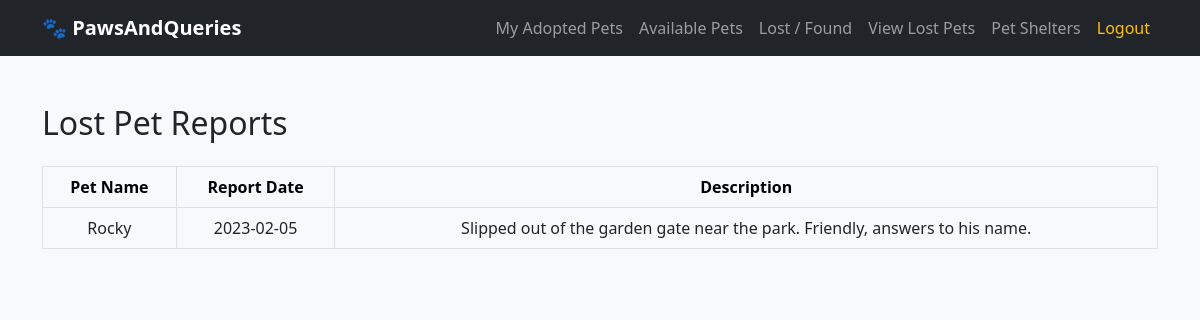
The app's page /lostpets.php (signed in) with its own data.
### tables this page shows
CREATE TABLE `reports` (
    `User_id`   INT NOT NULL,
    `Report_id` INT NOT NULL,
    `Pet_id`    INT NOT NULL,
    PRIMARY KEY (`User_id`, `Report_id`, `Pet_id`),
    KEY `idx_reports_report` (`Report_id`),
    KEY `idx_reports_pet` (`Pet_id`),
    CONSTRAINT `fk_reports_user`   FOREIGN KEY (`User_id`)   REFERENCES `user` (`User_id`),
    CONSTRAINT `fk_reports_report` FOREIGN KEY (`Report_id`) REFERENCES `lostandfound` (`Report_id`),
    CONSTRAINT `fk_reports_pet`    FOREIGN KEY (`Pet_id`)    REFERENCES `pet` (`Pet_id`)
);

CREATE TABLE `pet` (
    `Pet_id`         INT          NOT NULL AUTO_INCREMENT,
    `Name`           VARCHAR(50)  DEFAULT NULL,
    `Type`           VARCHAR(50)  DEFAULT NULL,
    `Breed`          VARCHAR(50)  DEFAULT NULL,
    `Age`            INT          DEFAULT NULL,
    `AdoptionStatus` TINYINT(1)   DEFAULT 0,
    `Image_url`      VARCHAR(255) DEFAULT NULL,
    PRIMARY KEY (`Pet_id`)
);

CREATE TABLE `lostandfound` (
    `Report_id`   INT         NOT NULL AUTO_INCREMENT,
    `Status`      VARCHAR(50) DEFAULT NULL,
    `ReportDate`  DATE        DEFAULT NULL,
    `Description` TEXT        DEFAULT NULL,
    PRIMARY KEY (`Report_id`)
);

### helpers.php (called while the page is built, shortened)
<?php
function e(?string $value): string
{
    return htmlspecialchars((string) $value, ENT_QUOTES, 'UTF-8');
}

### lostpets.php (the view, shortened to what this page needs)
<?php
require 'db.php';
require 'helpers.php';
$reports = $pdo->query("
    SELECT lf.Report_id, lf.Status, lf.ReportDate, lf.Description, r.Pet_id, p.Name
    FROM lostandfound lf
    JOIN reports r ON lf.Report_id = r.Report_id
    JOIN pet p ON r.Pet_id = p.Pet_id
    WHERE lf.Status = 'Lost'
")->fetchAll();
?>
<!DOCTYPE html>
<html lang="en">
<head>
    <link rel="stylesheet" href="https://cdn.jsdelivr.net/npm/bootstrap@5.2.3/dist/css/bootstrap.min.css">
</head>
<body class="bg-light">
<?php include 'user_header.php'; ?>
<div class="container py-5">
    <h2 class="mb-4">Lost Pet Reports</h2>
    <div class="table-responsive">
        <table class="table table-bordered table-hover align-middle text-center">
            <thead class="table-light">
                <tr>
                    <th>Pet Name</th>
                    <th>Report Date</th>
                    <th>Description</th>
                </tr>
            </thead>
            <tbody>
                <?php if (count($reports) > 0): ?>
                    <?php foreach ($reports as $row): ?>
                        <tr>
                            <td><?= e($row['Name']) ?></td>
                            <td><?= e((string) $row['ReportDate']) ?></td>
                            <td><?= e((string) $row['Description']) ?></td>
                        </tr>
                    <?php endforeach; ?>
                <?php else: ?>
                    <tr><td colspan="3" class="text-muted">No lost pets reported right now.</td></tr>
                <?php endif; ?>
            </tbody>
        </table>
    </div>
</div>
</body>
</html>

### records on screen
reports: Pet.Name "Rocky", Report.ReportDate "2023-02-05", Report.Description "Slipped out of the garden gate near the park. Friendly, answers to his name."
